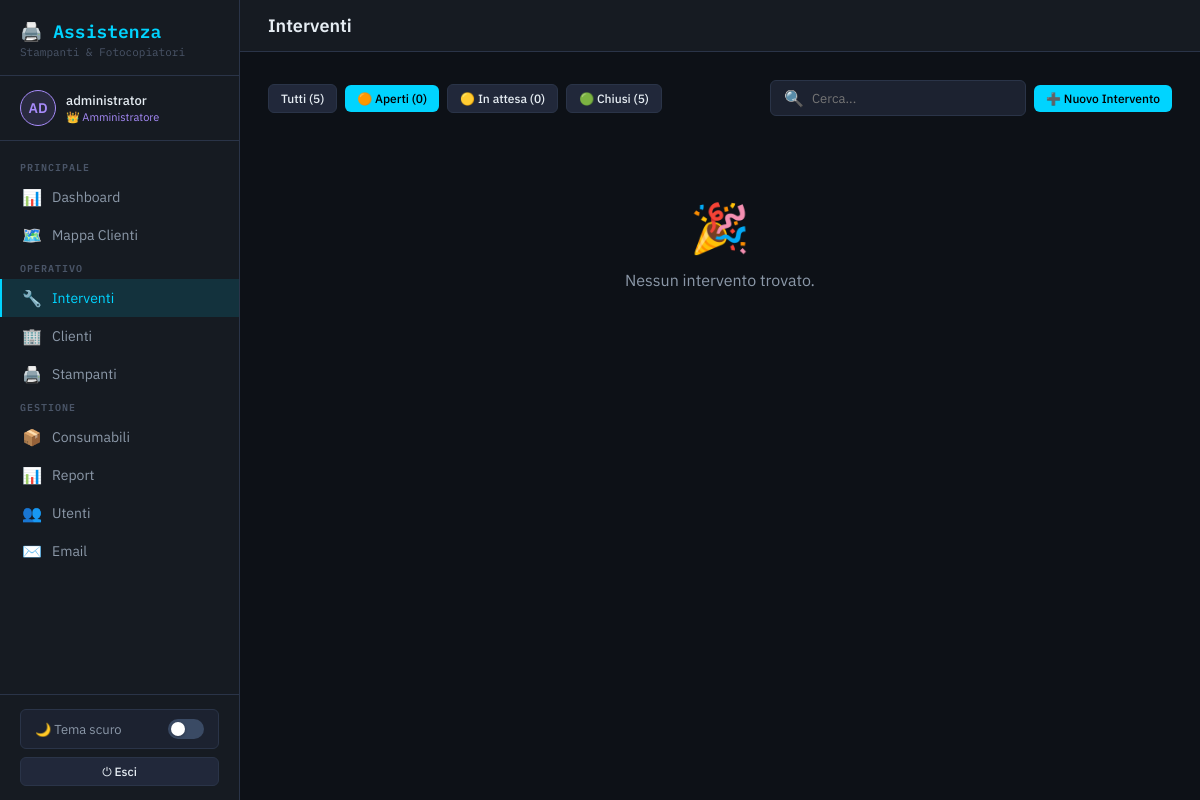
The page /agg_files/techcopy_email_06-12-2026/techcopy/pages/tickets.php?filter=open (signed in) on the database its author committed.
### tables this page shows
CREATE TABLE `users` (
  `id` int(11) NOT NULL,
  `name` varchar(100) NOT NULL,
  `email` varchar(150) NOT NULL,
  `password` varchar(255) NOT NULL,
  `role` enum('admin','supervisor','tech','viewer','insert') NOT NULL DEFAULT 'tech',
  `avatar` varchar(4) NOT NULL DEFAULT 'US',
  `color` varchar(10) NOT NULL DEFAULT '#00d4ff',
  `notify_email` tinyint(1) NOT NULL DEFAULT 1,
  `active` tinyint(1) NOT NULL DEFAULT 1,
  `created_at` datetime NOT NULL DEFAULT current_timestamp(),
  `updated_at` datetime NOT NULL DEFAULT current_timestamp() ON UPDATE current_timestamp()
);

### agg_files/techcopy_email_06-12-2026/techcopy/includes/auth.php (called while the page is built, shortened)
<?php
function current_user(): ?array {
    return $_SESSION['user'] ?? null;
}

### agg_files/techcopy_email_06-12-2026/techcopy/includes/helpers.php (called while the page is built, shortened)
<?php
function h(mixed $v): string {
    return htmlspecialchars((string)($v ?? ''), ENT_QUOTES | ENT_SUBSTITUTE, 'UTF-8');
}

### agg_files/techcopy_email_06-12-2026/techcopy/includes/layout.php (the view, shortened to what this page needs)
<?php
require_once __DIR__ . '/auth.php';
require_once __DIR__ . '/helpers.php';
function layout_header(string $title = 'TechCopy', string $active = ''): void {
    $user      = current_user();
    $roleMeta = match($user['role'] ?? '') {
        'admin'      => ['👑', '#a78bfa', 'Amministratore'],
        'supervisor' => ['🔍', '#00d4ff', 'Supervisore'],
        'tech'       => ['🔧', '#39d353', 'Tecnico'],
        'viewer'     => ['👁',  '#8b98a8', 'Visualizzatore'],
        default      => ['•',  '#8b98a8', ''],
    };
?>
<!DOCTYPE html>
<html lang="it">
<head>
<link rel="stylesheet" href="/techcopy/assets/css/style.css">
</head>
<body>
<div class="app">
  <aside class="sidebar" id="sidebar">
    <div class="sidebar-logo">
      <h2>🖨️ Assistenza</h2>
      <p>Stampanti &amp; Fotocopiatori</p>
    </div>
    <?php if ($user): ?>
    <div class="sidebar-user">
      <div class="avatar" style="background:<?= h($user['color']) ?>22;color:<?= h($user['color']) ?>;border:1.5px solid <?= h($user['color']) ?>"><?= h($user['avatar']) ?></div>
      <div class="info">
        <div class="name"><?= h($user['name']) ?></div>
        <div class="role" style="color:<?= $roleMeta[1] ?>;font-size:11px"><?= $roleMeta[0] ?> <?= $roleMeta[2] ?></div>
      </div>
    </div>
    <?php endif; ?>
    <nav class="sidebar-nav">
      <div class="nav-section">Principale</div>
      <a href="/techcopy/index.php"              class="nav-item <?= $active==='dashboard'?'active':'' ?>"><span class="icon">📊</span> Dashboard</a>
      <a href="/techcopy/pages/map.php"          class="nav-item <?= $active==='map'?'active':'' ?>"><span class="icon">🗺️</span> Mappa Clienti</a>
      <div class="nav-section">Operativo</div>
      <a href="/techcopy/pages/tickets.php"      class="nav-item <?= $active==='tickets'?'active':'' ?>">
        <span class="icon">🔧</span> Interventi
      </a>
      <a href="/techcopy/pages/clients.php"      class="nav-item <?= $active==='clients'?'active':'' ?>"><span class="icon">🏢</span> Clienti</a>
      <a href="/techcopy/pages/printers.php"     class="nav-item <?= $active==='printers'?'active':'' ?>"><span class="icon">🖨️</span> Stampanti</a>
      <div class="nav-section">Gestione</div>
      <a href="/techcopy/pages/consumables.php"  class="nav-item <?= $active==='consumables'?'active':'' ?>">
        <span class="icon">📦</span> Consumabili
      </a>
      <a href="/techcopy/pages/reports.php"      class="nav-item <?= $active==='reports'?'active':'' ?>"><span class="icon">📊</span> Report</a>
      <?php if ($user && $user['role'] === 'admin'): ?>
      <a href="/techcopy/pages/users.php"        class="nav-item <?= $active==='users'?'active':'' ?>"><span class="icon">👥</span> Utenti</a>
      <a href="/techcopy/pages/settings.php"     class="nav-item <?= $active==='settings'?'active':'' ?>"><span class="icon">✉️</span> Email</a>
      <?php endif; ?>
    </nav>
    <div class="sidebar-footer">
      <button class="theme-toggle" onclick="toggleTheme()" id="theme-btn">
        <span id="theme-label">🌙 Tema scuro</span>
        <div class="toggle-track"><div class="toggle-knob"></div></div>
      </button>
      <div style="height:8px"></div>
      <a href="/techcopy/logout.php" class="btn btn-secondary btn-full btn-sm">⏻ Esci</a>
    </div>
  </aside>
  <div class="main">
    <div class="topbar">
      <h3><?= h($title) ?></h3>
    </div>
    <div class="page">
<?php
}
function layout_footer(): void {
?>
    </div>
  </div>
</div>
</body>
</html>
<?php
}

### assets/css/style.css (style rules this page uses)
:root { --bg: #0d1117; --surface: #161b22; --surface2: #1c2230; --surface3: #21283a; --border: #2a3448; --border2: #3a4a64; --accent: #00d4ff; --accent1: #00d4ff; --accent-dim: rgba(0,212,255,0.12); --accent-glow: rgba(0,212,255,0.25); --green: #39d353; --green-dim: rgba(57,211,83,0.12); --orange: #f79000; --orange-dim: rgba(247,144,0,0.12); --red: #f44747; --red-dim: rgba(244,71,71,0.12); --yellow: #ffd700; --purple: #a78bfa; --text: #e6edf3; --text2: #8b98a8; --text3: #4a5568; --mono: 'IBM Plex Mono', monospace; --sans: 'IBM Plex Sans', sans-serif; --radius: 6px; --shadow: 0 4px 24px rgba(0,0,0,0.4); }
.theme-toggle { display: flex; align-items: center; justify-content: space-between; gap: 8px; padding: 9px 14px; background: var(--surface2); border: 1px solid var(--border); border-radius: var(--radius); cursor: pointer; font-size: 13px; color: var(--text2); transition: all .15s; width: 100%; font-family: var(--sans); }
.theme-toggle .toggle-track { width: 36px; height: 20px; background: var(--border2); border-radius: 10px; position: relative; transition: background .2s; flex-shrink: 0; }
.theme-toggle .toggle-knob { position: absolute; top: 3px; left: 3px; width: 14px; height: 14px; background: #fff; border-radius: 50%; transition: transform .2s; box-shadow: 0 1px 3px rgba(0,0,0,.3); }
*, *::before, *::after { box-sizing:border-box; margin:0; padding:0; }
body { font-family:var(--sans); background:var(--bg); color:var(--text); min-height:100vh; }
a { color:inherit; text-decoration:none; }
.app { display:flex; height:100vh; overflow:hidden; }
.main { flex:1; overflow-y:auto; display:flex; flex-direction:column; }
.sidebar { width:240px; flex-shrink:0; background:var(--surface); border-right:1px solid var(--border); display:flex; flex-direction:column; overflow-y:auto; }
.sidebar-logo { padding:20px 20px 16px; border-bottom:1px solid var(--border); }
.sidebar-logo h2 { font-family:var(--mono); font-size:18px; color:var(--accent); font-weight:600; }
.sidebar-logo p { font-size:11px; color:var(--text3); margin-top:2px; font-family:var(--mono); }
.sidebar-user { padding:14px 20px; border-bottom:1px solid var(--border); display:flex; align-items:center; gap:10px; }
.sidebar-user .avatar { width:36px; height:36px; border-radius:50%; display:flex; align-items:center; justify-content:center; font-size:14px; font-weight:600; flex-shrink:0; }
.sidebar-user .info .name { font-size:13px; font-weight:500; }
.sidebar-user .info .role { font-size:11px; margin-top:1px; }
.sidebar-nav { padding:12px 0; flex:1; }
.nav-section { padding:8px 20px 4px; font-size:10px; font-weight:600; color:var(--text3); text-transform:uppercase; letter-spacing:1px; font-family:var(--mono); }
.nav-item { display:flex; align-items:center; gap:10px; padding:9px 20px; cursor:pointer; transition:all .15s; font-size:14px; color:var(--text2); border-left:2px solid transparent; }
.nav-item.active { color:var(--accent); background:var(--accent-dim); border-left-color:var(--accent); }
.nav-item .icon { font-size:16px; width:20px; text-align:center; }
.sidebar-footer { padding:14px 20px; border-top:1px solid var(--border); }
.topbar { background:var(--surface); border-bottom:1px solid var(--border); padding:14px 28px; display:flex; align-items:center; gap:16px; flex-shrink:0; }
.topbar h3 { font-size:18px; font-weight:600; flex:1; }
.page { padding:28px; flex:1; }
.btn { display:inline-flex; align-items:center; gap:8px; padding:10px 20px; border-radius:var(--radius); font-size:14px; font-weight:500; border:none; cursor:pointer; transition:all .2s; font-family:var(--sans); text-decoration:none; }
.btn-secondary { background:var(--surface3); color:var(--text); border:1px solid var(--border); }
.btn-sm { padding:6px 12px; font-size:12px; }
.btn-full { width:100%; justify-content:center; }

### rows shown on the page
users: name "administrator", role "👑", role "Amministratore"

### other values the page prints
$user['avatar'] "AD"
$title "Interventi"
$allCount "5"
$counts['open'] "0"
$counts['pending'] "0"
$counts['closed'] "5"
